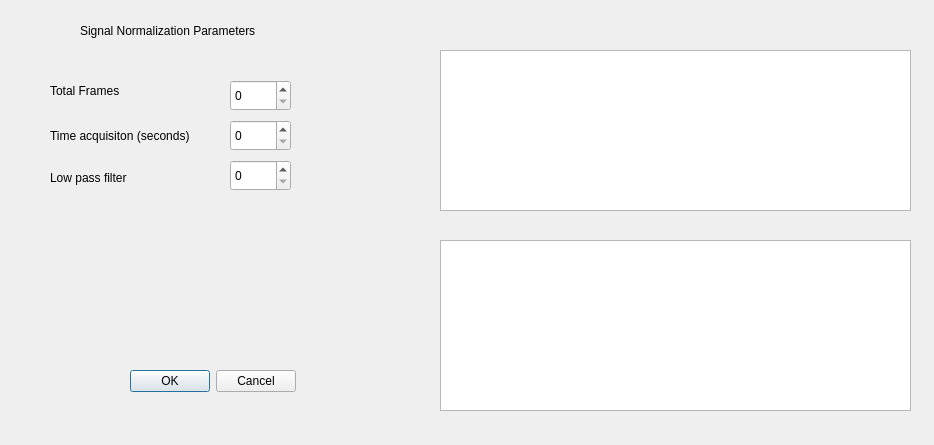
<?xml version="1.0" encoding="UTF-8"?>
<ui version="4.0">
 <class>Dialog</class>
 <widget class="QDialog" name="Dialog">
  <property name="geometry">
   <rect>
    <x>0</x>
    <y>0</y>
    <width>934</width>
    <height>445</height>
   </rect>
  </property>
  <property name="windowTitle">
   <string>Dialog</string>
  </property>
  <widget class="QSpinBox" name="spinBox">
   <property name="geometry">
    <rect>
     <x>230</x>
     <y>80</y>
     <width>61</width>
     <height>31</height>
    </rect>
   </property>
  </widget>
  <widget class="QSpinBox" name="spinBox_2">
   <property name="geometry">
    <rect>
     <x>230</x>
     <y>120</y>
     <width>61</width>
     <height>31</height>
    </rect>
   </property>
  </widget>
  <widget class="QDialogButtonBox" name="buttonBoxThirdDialog">
   <property name="geometry">
    <rect>
     <x>130</x>
     <y>370</y>
     <width>166</width>
     <height>22</height>
    </rect>
   </property>
   <property name="standardButtons">
    <set>QDialogButtonBox::Cancel|QDialogButtonBox::Ok</set>
   </property>
  </widget>
  <widget class="QLabel" name="label">
   <property name="geometry">
    <rect>
     <x>50</x>
     <y>170</y>
     <width>111</width>
     <height>16</height>
    </rect>
   </property>
   <property name="text">
    <string>Low pass filter</string>
   </property>
  </widget>
  <widget class="QSpinBox" name="spinBox_3">
   <property name="geometry">
    <rect>
     <x>230</x>
     <y>160</y>
     <width>61</width>
     <height>31</height>
    </rect>
   </property>
  </widget>
  <widget class="QLabel" name="label_2">
   <property name="geometry">
    <rect>
     <x>50</x>
     <y>110</y>
     <width>161</width>
     <height>51</height>
    </rect>
   </property>
   <property name="text">
    <string>Time acquisiton (seconds)</string>
   </property>
  </widget>
  <widget class="QLabel" name="label_3">
   <property name="geometry">
    <rect>
     <x>50</x>
     <y>70</y>
     <width>121</width>
     <height>41</height>
    </rect>
   </property>
   <property name="text">
    <string>Total Frames </string>
   </property>
  </widget>
  <widget class="QLabel" name="label_4">
   <property name="geometry">
    <rect>
     <x>80</x>
     <y>20</y>
     <width>211</width>
     <height>21</height>
    </rect>
   </property>
   <property name="text">
    <string>Signal Normalization Parameters</string>
   </property>
  </widget>
  <widget class="QGraphicsView" name="graphicsView">
   <property name="geometry">
    <rect>
     <x>440</x>
     <y>50</y>
     <width>471</width>
     <height>161</height>
    </rect>
   </property>
  </widget>
  <widget class="QGraphicsView" name="graphicsView_2">
   <property name="geometry">
    <rect>
     <x>440</x>
     <y>240</y>
     <width>471</width>
     <height>171</height>
    </rect>
   </property>
  </widget>
 </widget>
 <resources/>
 <connections/>
</ui>
